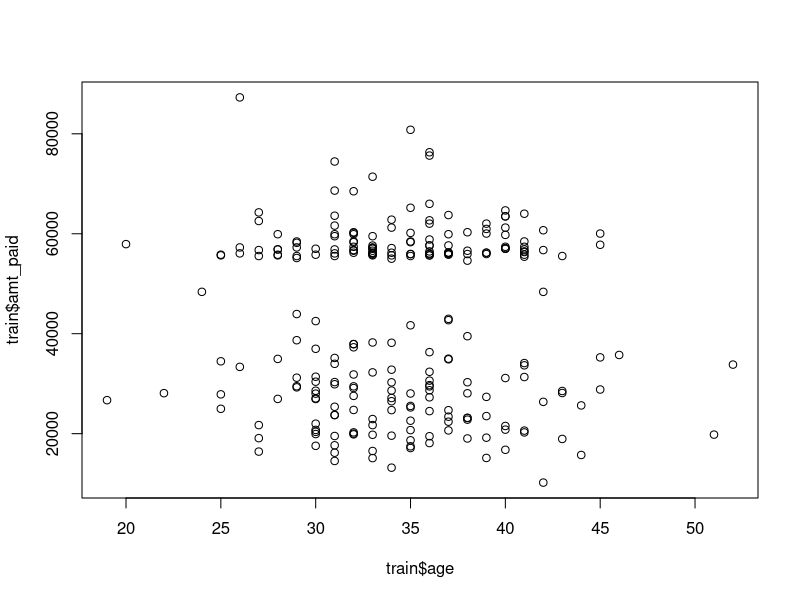

This figure's R source: (Note: this script raises an error after producing the figure.)

######load environment
mypackages = c("randomForest",'gbm','rpart','gdata','glmnet')   # required packages
tmp = setdiff(mypackages, rownames(installed.packages()))  # packages need to be installed
if (length(tmp) > 0) install.packages(tmp)
lapply(mypackages, require, character.only = TRUE)


######load data
train<-read.csv('application2017.csv')
test<-read.csv('application2018.csv')

#######Data Preprocessing (Select Variables)
#first check the margin effect of variables one by one
#combine highly correlated variables

#Check date ---not significant
train$date<-as.Date(train$date,format = "%m-%d-%Y")
train$date<-as.numeric(format(train$date,"%m"))
train$date<-as.factor(train$date)
datemod<-lm(amt_paid~date,data=train)
summary(datemod)

#Check statecode ---not significant
train$statecode<-as.factor(train$statecode)
statecodemod<-lm(amt_paid~statecode,data=train)
summary(statecodemod)

#Check age ----not significant
agemod<-lm(amt_paid~age,data = train)
summary(agemod)
plot(train$age,train$amt_paid)

#Check EDUC---- not significant
train$educ<-as.factor(train$educ)
edumod<-lm(amt_paid~educ,data = train)
summary(edumod)

#Check unemprate----not significant
unempratemod<-lm(amt_paid~unemprate,data = train)
summary(unempratemod)

#Check married----significant!
train$married<-as.factor(train$married)
marriedmod<-lm(amt_paid~married,data = train)
summary(marriedmod)

#Check W2inc_m2 and W2inc_m1 highly correlated or not
cor(train$W2inc_m1,train$W2inc_m2)
#it seems they are highly correlated, so create a new variable W2inc=(W2inc_m2+ W2inc_m1)/2

#Check W2inc----significant!
W2inc=(train$W2inc_m2+train$W2inc_m1)/2
mod<-lm(train$amt_paid~W2inc)
summary(mod)

#Check taxdependent----significant!
train$taxdependent<-as.factor(train$taxdependent)
taxmod<-lm(amt_paid~taxdependent,data = train)
summary(taxmod)

#Check asset (since it is self-reported)----significant!
assmod<-lm(amt_paid~asset,data = train)
summary(assmod)

#Check debt (since it is self-reported)----significant!
debtmod<-lm(amt_paid~debt,data = train)
summary(debtmod)


#Check avg_homeprice ----significant!
homemod<-lm(amt_paid~avg_homeprice,data = train)
summary(homemod)

#Check creditscore ----significant!
creditscoremod<-lm(amt_paid~creditscore,data = train)
summary(creditscoremod)

#since loan_amt and amt_due express similar info and highly correlated, remove amt_due


###########################begin

Preprocessing<-function(data){
#change categorical variable as factor
  data$married<-as.factor(data$married)
  data$taxdependent<-as.factor(data$taxdependent)
  data$W2inc<-(data$W2inc_m1+data$W2inc_m2)/2
  
#remove necessary variable
  data<-data[,!names(data)%in%c("id", "name" ,"SSN","date","amt_due","statecode","age",
                                "educ", "W2inc_m1","W2inc_m2","unemprate")]
  return(data)
}

train_clean<-Preprocessing(train)
test_clean<-Preprocessing(test)

#models
#1.linear regression
#stepwise selection based on AIC
model<-step(lm(amt_paid~.,data=train_clean),direction = "both",k = 2)
summary(model)
lm_pred<-predict(model, new =test_clean)
result0<-ifelse(lm_pred>= test_clean$loan_amt,1,0)

#2.lasso
x<-model.matrix(amt_paid~.^2,data = train_clean)[,-1]
amtpaid<-rep(0,250)
test_clean_lasso<-cbind(test_clean,amtpaid)
# Fit the CV model
set.seed(1)
cvfit <- cv.glmnet(x, train_clean$amt_paid,alpha=1,nfolds = 3,type.measure = "mse")
lasso.pred <- predict(cvfit,s = cvfit$lambda.min, newx = model.matrix(amtpaid~.^2,data = test_clean_lasso)[,-1])
result1<-ifelse(lasso.pred>= test_clean$loan_amt,1,0)

#3.decision tree
# Fit the tree 
treemod<- rpart(amt_paid ~.,data = train_clean)
tree_predict <- predict(treemod, newdata = test_clean)
result2<-ifelse(tree_predict>= test_clean$loan_amt,1,0)

#4.random forest
#limiting the number of predictors =2
set.seed(1)
rf_mod<- randomForest(amt_paid ~ ., data = train_clean, mtry = 2,ntree=100, importance = TRUE)
rf_predict <- predict(rf_mod, test_clean)
result3<-ifelse(rf_predict>= test_clean$loan_amt,1,0)

#5.Boosting
set.seed(1)
boost_mod <- gbm(amt_paid ~ ., data = train_clean, distribution = "gaussian", n.trees = 100, interaction.depth = 5) 
boost_predict <- predict(boost_mod, test_clean, n.trees = 100)
result4<-ifelse(boost_predict>= test_clean$loan_amt,1,0)

#####combine the result
result<-cbind(result0,result1,result2,result3,result4)
result<-as.data.frame(result)
names(result)<-c('linear','lasso','tree','randomforest','boosting')

result$final<-result$linear+result$lasso+result$tree+result$randomforest+result$boosting
result$final<-ifelse(result$final>=3,1,0)

######Output
# Output csv file of 2018 prediction
test$APPROVE<-result$final
output<-test[,names(test)%in%c('id','name','APPROVE')]
colnames(output)<-c('ID','NAME','APPROVE')
row.names(output)<-NULL
write.csv(output,row.names=FALSE,quote=FALSE,
          file = "Loan_file_Wonders.csv")

#1.people amount
cat("The number of people intend to give loans:",sum(result$final))

#2.total loan amount
loan_info<-test[,names(test)%in%c('id','name','APPROVE', "loan_amt" )]
cat("The total loan amounts :", sum(loan_info[loan_info$APPROVE ==1,]$loan_amt))

#anticipated resulting profit
pred_amtpaid<-(lm_pred+lasso.pred+tree_predict+rf_predict+boost_predict)/5
test$pred_amtpaid<-pred_amtpaid
profit_info<-test[test$APPROVE ==1,]
cat("Anticipated resulting profit :",sum(profit_info$pred_amtpaid-profit_info$loan_amt))



